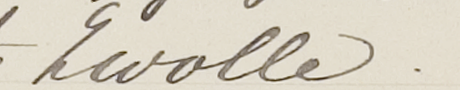
#> input picture sample-input.png, 460 x 90 px
$ python imagemorph.py sample-input.png 1.0 1.0 out.png
#> lines starting #> are read from the running program, lines starting #| are printed output that depends on the picture
import sys
import math
import random
import numpy as np
from PIL import Image

class Pixel:
    def __init__(self, r, g, b):
        self.r = r
        self.g = g
        self.b = b

def read_img(filename):
#> called with filename = 'sample-input.png'
    image = Image.open(filename)
#> image is the input picture: PIL image 460x90 RGB; mean R, G, B 215.4, 208.9, 194.2
    pixels = list(image.getdata())
#> pixels = 41400 items
    global w, h
    w, h = image.size[0], image.size[1]
#> w = 460; h = 90
    print(image.size)
#| (460, 90)
    return [[Pixel(r, g, b) for (r, g, b) in pixels[i * w:(i + 1) * w]] for i in range(h)]

def write_img(image, filename):
    pixels = [tuple([pixel.r, pixel.g, pixel.b]) for row in image for pixel in row]
    img = Image.new("RGB", (w, h))
    img.putdata(pixels)
    img.save(filename, quality=100)


def compute_displacement_field(amp, sigma):
    d_x = [[0.0 for _ in range(w)] for _ in range(h)]
    d_y = [[0.0 for _ in range(w)] for _ in range(h)]

    da_x = [[0.0 for _ in range(w)] for _ in range(h)]
    da_y = [[0.0 for _ in range(w)] for _ in range(h)]

    kws = int(2.0 * sigma)
    ker = [math.exp(-float(k * k) / (sigma * sigma)) for k in range(-kws, kws + 1)]

    for i in range(h):
        for j in range(w):
            d_x[i][j] = -1.0 + 2.0 * random.random()
            d_y[i][j] = -1.0 + 2.0 * random.random()

    for i in range(h):
        for j in range(w):
            sum_x = 0.0
            sum_y = 0.0
            for k in range(-kws, kws + 1):
                v = j + k
                if v < 0:
                    v = -v
                if v >= w:
                    v = 2 * w - v - 1
                sum_x += d_x[i][v] * ker[abs(k)]
                sum_y += d_y[i][v] * ker[abs(k)]
            da_x[i][j] = sum_x
            da_y[i][j] = sum_y

    for j in range(w):
        for i in range(h):
            sum_x = 0.0
            sum_y = 0.0
            for k in range(-kws, kws + 1):
                u = i + k
                if u < 0:
                    u = -u
                if u >= h:
                    u = 2 * h - u - 1
                sum_x += da_x[u][j] * ker[abs(k)]
                sum_y += da_y[u][j] * ker[abs(k)]
            d_x[i][j] = sum_x
            d_y[i][j] = sum_y

    avg = sum(math.sqrt(d_x[i][j] ** 2 + d_y[i][j] ** 2) for i in range(h) for j in range(w)) / (h * w)

    for i in range(h):
        for j in range(w):
            d_x[i][j] = amp * d_x[i][j] / avg
            d_y[i][j] = amp * d_y[i][j] / avg

    return d_x, d_y

def apply_displacement_field(input, d_x, d_y):
    output = [[Pixel(0, 0, 0) for _ in range(w)] for _ in range(h)]

    for i in range(h):
        for j in range(w):
            p1 = i + d_y[i][j]
            p2 = j + d_x[i][j]

            u0 = int(math.floor(p1))
            v0 = int(math.floor(p2))

            f1 = p1 - u0
            f2 = p2 - v0

            sumr, sumg, sumb = 0.0, 0.0, 0.0
            for idx in range(4):
                if idx == 0:
                    u, v = u0, v0
                    f = (1.0 - f1) * (1.0 - f2)
                elif idx == 1:
                    u, v = u0 + 1, v0
                    f = f1 * (1.0 - f2)
                elif idx == 2:
                    u, v = u0, v0 + 1
                    f = (1.0 - f1) * f2
                else:
                    u, v = u0 + 1, v0 + 1
                    f = f1 * f2

                u = max(0, min(u, h - 1))
                v = max(0, min(v, w - 1))

                val = input[u][v].r
                sumr += f * val

                val = input[u][v].g
                sumg += f * val

                val = input[u][v].b
                sumb += f * val

            output[i][j].r = int(sumr)
            output[i][j].g = int(sumg)
            output[i][j].b = int(sumb)

    return output

def rubbersheet(input, amp, sigma):
    if sigma > h / 2.5 or sigma > w / 2.5:
        sys.stderr.write("- Warning: Gaussian smoothing kernel too large for the input image.\n")
        return

    if sigma < 1E-5:
        sys.stderr.write("- Warning: Gaussian smoothing kernel with negative/zero spread.\n")
        return

    d_x, d_y = compute_displacement_field(amp, sigma)
    output = apply_displacement_field(input, d_x, d_y)

    return output

if __name__ == "__main__":
    # Process command line arguments
    # Example run: python3 imagemorph.py test.jpg 2.0 50.0 output.jpg
    if len(sys.argv) != 5:
        sys.stderr.write(f"Program usage: {sys.argv[0]} [path_to_image] [displacement] [smoothing radius] [output_file]\n")
        sys.exit(1)

    path_to_image = sys.argv[1]
    amp = float(sys.argv[2])
    sigma = float(sys.argv[3])
    output_file = sys.argv[4]

    input_image = read_img(path_to_image)
#> input_image = 90 items
    output = rubbersheet(input_image, amp, sigma)
#> output = 90 items
    write_img(output, 'output.jpg')
#> in write_img, `pixels = [tuple([pixel.r, pixel.g, pixel.b]) for row in image for pixe..`: pixels = 41400 items
#> in write_img, `img = Image.new("RGB", (w, h))`: img: PIL image 460x90 RGB; every value is 0
#> in write_img, `img.putdata(pixels)`:
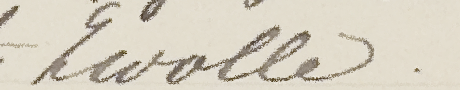
#> img: PIL image 460x90 RGB; mean R, G, B 215, 208.4, 193.7

    print(f'Output image saved to {output_file}')
